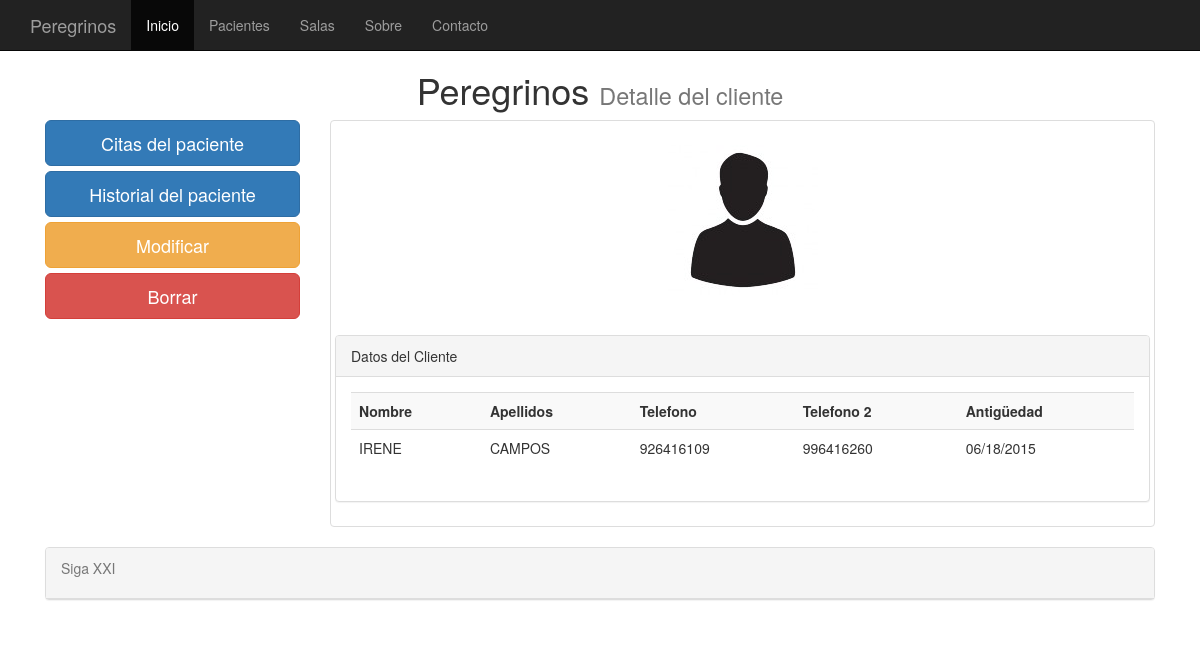
Page /pacientes_detalle/413/ on the committed database.
### clinica/models.py (models this page shows, shortened)
class clientes(models.Model):
    nombre = models.CharField(max_length=75)
    apellidos = models.CharField(max_length=75)
    telefono =  models.PositiveIntegerField(null=True, blank=True)
    telefono2 = models.PositiveIntegerField(null=True, blank=True)
    antiguedad = models.DateTimeField(default=datetime.now, blank=True)
    fotografia = models.ImageField(upload_to='imagenes', blank=True)

### clinica/views.py (the view)
# urls.py: url(r'^pacientes_detalle/(?P<pk>[0-9]+)/$', DetallePacientes.as_view(), name = 'pacientes_detalle'),
class DetallePacientes(DetailView):
    model = clientes

### templates/clinica/clientes_detail.html
{% extends "base.html" %}
{%   load   staticfiles   %}
{% block elcss %}
<link   rel="stylesheet"   type="text/css"   href="{%   static  'clinica/css/pacientes_detalle.css'   %}"   />
{% endblock %}
{% block titulo %}
Detalle del cliente
{% endblock %}
{% block content %}
<row>
	<div class="col-md-3">
		<a href="/citas/{{ clientes.id }}/" class="btn btn-primary btn-lg btn-block">Citas del paciente</a>
		<a href="/historial/{{ clientes.id }}/" class="btn btn-primary btn-lg btn-block">Historial del paciente</a>
		<a href="/pacientes_editar/{{ clientes.id }}/" class="btn btn-warning btn-lg btn-block">Modificar</a>
		<a href="/pacientes_borrar/{{ clientes.id }}/" class="btn btn-danger btn-lg btn-block">Borrar</a>
	</div>
	<div class="col-md-9">
		<div class="thumbnail">
			<br />
			{% if clientes.fotografia %}
				<img src="{{ clientes.fotografia.url }}" class="img-rounded" width="150" height="200" >
			{% else %}
				<img src="/media/imagenes/user.jpg" class="img-rounded">
			{% endif %}
			<br/><br />
			<div class="panel panel-default">
				<div class="panel-heading">
					Datos del Cliente
				</div>
				<div class="panel-body">
					  <div class="table-responsive">
						<table class="table table-striped">
						<th>Nombre</th>
						<th>Apellidos</th>
						<th>Telefono</th>
						<th>Telefono 2</th>
						<th>Antigüedad</td>
						<tr>
							<td>{{ clientes.nombre | capfirst}}</td>
							<td>{{ clientes.apellidos | capfirst}}</td>
							<td>{{ clientes.telefono }}</td>
							<td>{{ clientes.telefono2 }}</td>
							<td>{{ clientes.antiguedad | date:"SHORT_DATE_FORMAT" }}</td>
						</tr>
					  </table>
					  </div>
			  </div>
			</div>
		</div>
	</div>
</row>
{% endblock %}

### rows in the picture
clientes: fotografia (placeholder picture), nombre "IRENE", apellidos "CAMPOS", telefono "926416109", telefono2 "996416260", antiguedad "06/18/2015"
